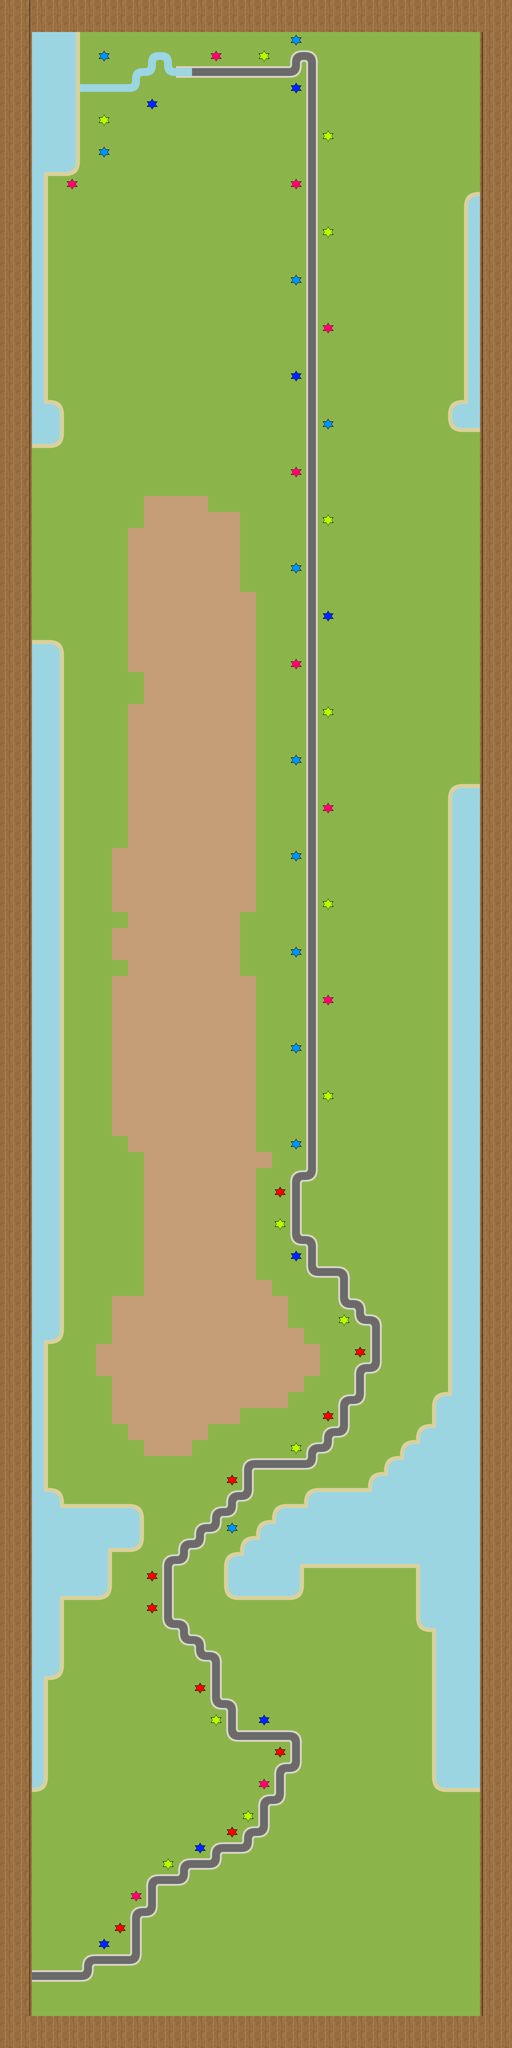

A level layout from a 2D game, rendered from its tile map. Below: a short description, then the map file with tile-grid data replaced by summaries:
An orthogonal 32x128 tile map with 66x66 px tiles, 1 tile layer (Capa de Patrones 1), 2 tilesets and 254 objects (Nivel 1, Nivel 2, Nivel 3, Nivel 4, Nivel 5, ...).

<map version="1.0" orientation="orthogonal" renderorder="right-down" width="32" height="128" tilewidth="66" tileheight="66" nextobjectid="617">
 <tileset firstgid="1" name="spritesheet" tilewidth="66" tileheight="66" spacing="2" margin="2">
  <image source="spritesheet.png" width="640" height="800" />
 </tileset>
 <tileset firstgid="100" name="Sprites" tilewidth="104" tileheight="112">
  <tile id="0">
   <image width="40" height="66" source="gid000.png" />
  </tile>
  <tile id="1">
   <image width="80" height="80" source="gid001.png" />
  </tile>
  <tile id="2">
   <image width="80" height="80" source="gid002.png" />
  </tile>
  <tile id="3">
   <image width="80" height="80" source="gid003.png" />
  </tile>
  <tile id="4">
   <image width="80" height="80" source="gid004.png" />
  </tile>
  <tile id="5">
   <image width="80" height="80" source="gid005.png" />
  </tile>
  <tile id="6">
   <image width="80" height="80" source="gid006.png" />
  </tile>
  <tile id="7">
   <image width="80" height="80" source="gid007.png" />
  </tile>
  <tile id="8">
   <image width="80" height="80" source="gid008.png" />
  </tile>
  <tile id="9">
   <image width="80" height="80" source="gid009.png" />
  </tile>
  <tile id="10">
   <image width="80" height="80" source="gid010.png" />
  </tile>
  <tile id="11">
   <image width="80" height="80" source="gid011.png" />
  </tile>
  <tile id="12">
   <image width="80" height="80" source="gid012.png" />
  </tile>
  <tile id="13">
   <image width="80" height="80" source="gid013.png" />
  </tile>
  <tile id="14">
   <image width="80" height="80" source="gid014.png" />
  </tile>
  <tile id="15">
   <image width="80" height="80" source="gid015.png" />
  </tile>
  <tile id="16">
   <image width="80" height="80" source="gid016.png" />
  </tile>
  <tile id="17">
   <image width="80" height="80" source="gid017.png" />
  </tile>
  <tile id="18">
   <image width="64" height="64" source="gid018.png" />
  </tile>
  <tile id="19">
   <image width="64" height="64" source="gid019.png" />
  </tile>
  <tile id="20">
   <image width="64" height="64" source="gid020.png" />
  </tile>
  <tile id="21">
   <image width="64" height="64" source="gid021.png" />
  </tile>
  <tile id="22">
   <image width="64" height="64" source="gid022.png" />
  </tile>
  <tile id="23">
   <image width="64" height="64" source="gid023.png" />
  </tile>
  <tile id="24">
   <image width="64" height="64" source="gid024.png" />
  </tile>
  <tile id="25">
   <image width="64" height="64" source="gid025.png" />
  </tile>
  <tile id="26">
   <image width="64" height="112" source="gid026.png" />
  </tile>
  <tile id="27">
   <image width="64" height="80" source="gid027.png" />
  </tile>
  <tile id="28">
   <image width="64" height="80" source="gid028.png" />
  </tile>
  <tile id="29">
   <image width="104" height="104" source="gid029.png" />
  </tile>
  <tile id="30">
   <image width="104" height="104" source="gid030.png" />
  </tile>
  <tile id="31">
   <image width="104" height="104" source="gid031.png" />
  </tile>
  <tile id="32">
   <image width="72" height="72" source="gid032.png" />
  </tile>
  <tile id="33">
   <image width="72" height="72" source="gid033.png" />
  </tile>
  <tile id="34">
   <image width="72" height="72" source="gid034.png" />
  </tile>
  <tile id="35">
   <image width="72" height="72" source="gid035.png" />
  </tile>
 </tileset>
 <layer name="Capa de Patrones 1" width="32" height="128">
  <data>[4096 cells, 4096 non-empty, 35 distinct tile ids]</data>
 </layer>
 <objectgroup name="Capa de Objetos">
  <object id="72" name="Nivel 1" x="396" y="8052" width="66" height="66" />
  <object id="77" name="Nivel 2" x="528" y="7920" width="66" height="66" />
  <object id="79" name="Nivel 3" x="594" y="7788" width="66" height="66" />
  <object id="80" name="Nivel 4" x="660" y="7722" width="66" height="66" />
  <object id="81" name="Nivel 5" x="792" y="7656" width="66" height="66" />
  <object id="82" name="Nivel 6" x="924" y="7590" width="66" height="66" />
  <object id="87" name="Nivel 7" x="1056" y="7458" width="66" height="66" />
  <object id="88" name="Nivel 8" x="1122" y="7326" width="66" height="66" />
  <object id="89" name="Nivel 9" x="1188" y="7194" width="66" height="66" />
  <object id="92" name="Nivel 10" x="1056" y="7128" width="66" height="66" />
  <object id="93" name="Nivel 11" x="924" y="7062" width="66" height="66" />
  <object id="94" name="Nivel 12" x="858" y="6930" width="66" height="66" />
  <object id="95" name="Nivel 13" x="660" y="6600" width="66" height="66" />
  <object id="96" name="Nivel 14" x="660" y="6468" width="66" height="66" />
  <object id="97" name="Inicio" gid="100" x="198" y="8184" />
  <object id="98" name="Nivel 15" x="858" y="6270" width="66" height="66" />
  <object id="99" name="Nivel 16" x="990" y="6072" width="66" height="66" />
  <object id="100" name="Nivel 17" x="1188" y="6006" width="66" height="66" />
  <object id="101" name="Nivel 18" x="1386" y="5808" width="66" height="66" />
  <object id="102" name="Nivel 19" x="1518" y="5544" width="66" height="66" />
  <object id="103" name="Nivel 20" x="1452" y="5412" width="66" height="66" />
  <object id="104" name="Nivel 21" x="1254" y="5148" width="66" height="66" />
  <object id="105" name="Nivel 22" x="1188" y="5016" width="66" height="66" />
  <object id="106" name="Nivel 23" x="1188" y="4884" width="66" height="66" />
  <object id="107" name="Nivel 24" x="1254" y="4686" width="66" height="66" />
  <object id="108" name="Nivel 25" x="1254" y="4488" width="66" height="66" />
  <object id="109" name="Nivel 26" x="1254" y="4290" width="66" height="66" />
  <object id="110" name="Nivel 27" x="1254" y="4092" width="66" height="66" />
  <object id="111" name="Nivel 28" x="1254" y="3894" width="66" height="66" />
  </objectgroup>
</map>
<!-- 225 of 254 objects omitted -->
